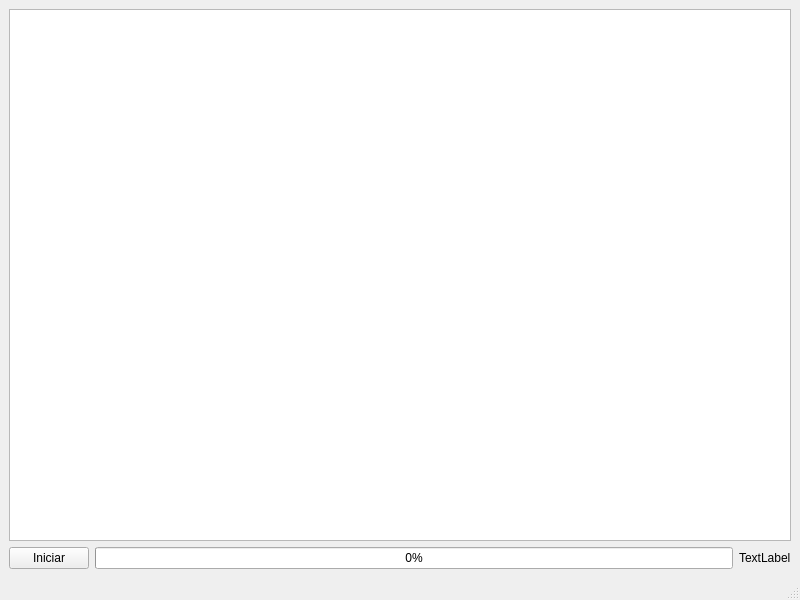
<?xml version="1.0" encoding="UTF-8"?>
<ui version="4.0">
 <class>MainWindow</class>
 <widget class="QMainWindow" name="MainWindow">
  <property name="geometry">
   <rect>
    <x>0</x>
    <y>0</y>
    <width>800</width>
    <height>600</height>
   </rect>
  </property>
  <property name="windowTitle">
   <string>MainWindow</string>
  </property>
  <widget class="QWidget" name="centralwidget">
   <layout class="QVBoxLayout" name="verticalLayout">
    <item>
     <widget class="QChartView" name="vista_grafico"/>
    </item>
    <item>
     <layout class="QHBoxLayout" name="horizontalLayout">
      <item>
       <widget class="QPushButton" name="startStopButton">
        <property name="text">
         <string>Iniciar</string>
        </property>
       </widget>
      </item>
      <item>
       <widget class="QProgressBar" name="progressBar">
        <property name="value">
         <number>0</number>
        </property>
       </widget>
      </item>
      <item>
       <widget class="QLabel" name="progressLabel">
        <property name="text">
         <string>TextLabel</string>
        </property>
       </widget>
      </item>
     </layout>
    </item>
   </layout>
  </widget>
  <widget class="QMenuBar" name="menubar">
   <property name="geometry">
    <rect>
     <x>0</x>
     <y>0</y>
     <width>800</width>
     <height>22</height>
    </rect>
   </property>
  </widget>
  <widget class="QStatusBar" name="statusbar"/>
 </widget>
 <customwidgets>
  <customwidget>
   <class>QChartView</class>
   <extends>QGraphicsView</extends>
   <header>PyQt5.QtChart</header>
  </customwidget>
 </customwidgets>
 <resources/>
 <connections/>
</ui>
